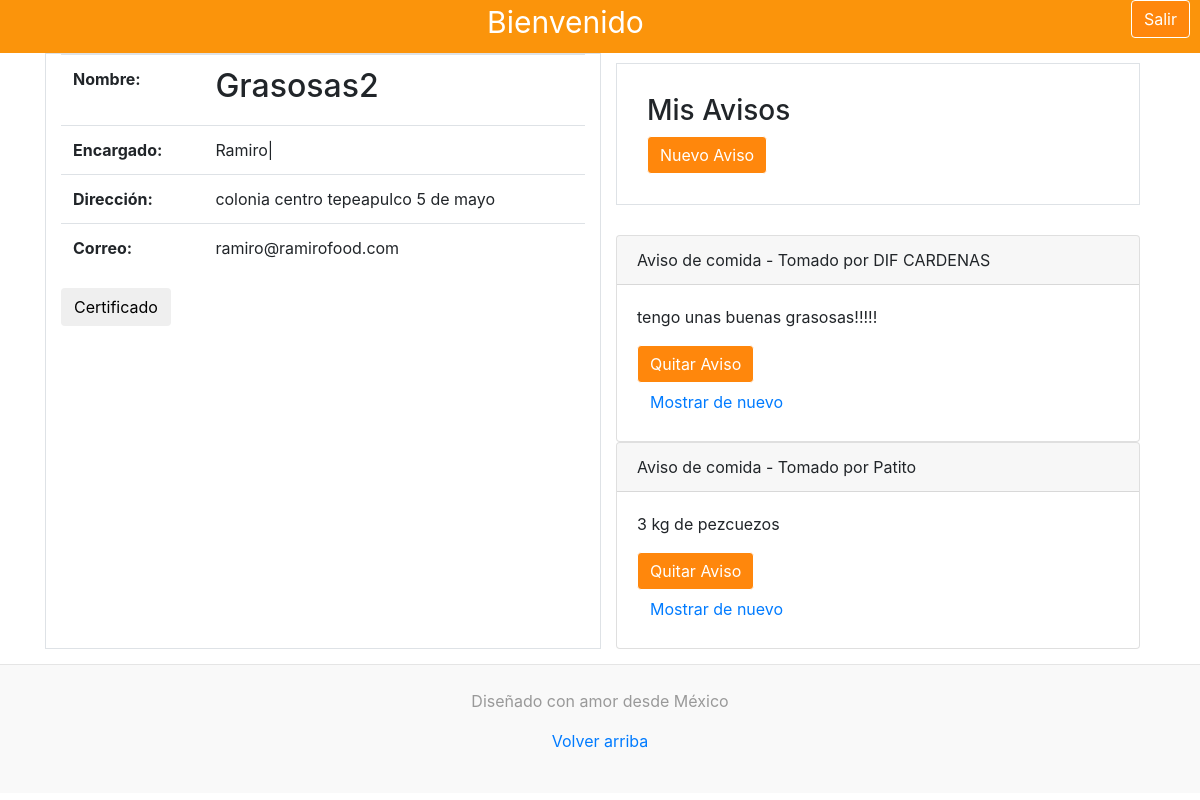
The app's page /inicio-restaurant.php (signed in) with its own data.
### tables this page shows
CREATE TABLE `restaurantes` (
  `id_restaurante` int(11) NOT NULL,
  `nombre` text NOT NULL,
  `encargado` text NOT NULL,
  `direccion` text NOT NULL,
  `correo` text NOT NULL,
  `contrasena` text NOT NULL
);

CREATE TABLE `avisos` (
  `id_aviso` int(11) NOT NULL,
  `id_restaurante` int(11) NOT NULL,
  `informacion` text NOT NULL,
  `id_asociacion` int(11) DEFAULT NULL
);

CREATE TABLE `asociaciones` (
  `id_asociacion` int(11) NOT NULL,
  `asociacion` text NOT NULL,
  `informacion` text NOT NULL,
  `correo` text NOT NULL,
  `contrasena` text NOT NULL
);

### inicio-restaurant.php (the view, shortened to what this page needs)
<?php
    $host = 'localhost';
    $user = 'admin';
    $pass = 'adminmysqli';
    $datb = 'id9670846_tacobd';
    $conectar = new mysqli($host, $user, $pass, $datb);
    $id_restaurante = $_SESSION['id_restaurante'];
    $nombre = $_SESSION['nombre'];
    $restaurant="SELECT * FROM restaurantes WHERE id_restaurante=".$id_restaurante;
    $result1=$conectar->query($restaurant);
    $row = $result1->fetch_array();
    $encargado = $row["encargado"];
    $direccion = $row["direccion"];
    $correo = $row["correo"];
    $avisos="SELECT * FROM avisos WHERE id_restaurante=".$id_restaurante;
    $resultAviso=$conectar->query($avisos);
?>
<!DOCTYPE html>
<html>
<head>
    <link rel="stylesheet" href="css/bootstrap.min.css">
    <link rel="stylesheet" href="css/estilos.css">
</head>
<body>
  <div class="stickyBienvenida">
    <label>Bienvenido</label>
    <a id="boton-salir" href="desconectar-usuario.php" class="btn btn-primary">Salir</a>
  </div>
  <div class="container">
    <div class="row mx-auto">
      <div class="col border">
          <table class="table">
              <tbody>
                <tr>
                  <th scope="row">Nombre:</th>
                  <td><h2 id="nombre"><?php echo $nombre ?></h2></td>
                </tr>
                <tr>
                    <th scope="row">Encargado:</th>
                    <td id="encargado"><?php echo $encargado ?></td>
                </tr>
                <tr>
                  <th scope="row">Dirección:</th>
                  <td id="dirección"><?php echo$direccion ?></td>
                </tr>
                <tr>
                  <th scope="row">Correo:</th>
                  <td id="correo"><?php echo $correo ?></td>
                </tr>
              </tbody>
            </table>
            <form action="" method="POST">
              <button type="submit" name="generarCertificado" class="btn btn-secundary">Certificado</button>
            </form>
            <br>
      </div>
      <div class="col">
          <div class="aviso-control border">
            <h3>Mis Avisos</h3>
            <a href="aviso.php" class="btn btn-primary">Nuevo Aviso</a>
          </div>
          <?php
            if($resultAviso->num_rows != 0){
                while($row = $resultAviso->fetch_array()){
                    if($row['id_asociacion'] == null){
                        $status = "En espera";
                        $nombreAsoci = '';
                    }
                    else{
                        $status = "Tomado";
                        $asociacion="SELECT asociacion FROM asociaciones WHERE id_asociacion=".$row['id_asociacion'];
                        $resulAsoci=$conectar->query($asociacion);
                        $asociacion = $resulAsoci->fetch_array();
                        $nombreAsoci = ' por '.$asociacion["asociacion"];
                    }
                    echo    '<div class="card">
                              <div class="card-header">Aviso de comida - '.$status.' '.$nombreAsoci.'</div>
                              <div class="card-body">
                                <p class="card-text">'.$row["informacion"].'</p>
                                 <form method="POST">
                          			<input type="hidden" name="id-aviso-quitar" value="'.$row['id_aviso'].'">
                          			<button type="submit" class="btn btn-primary">Quitar Aviso</button>
                        		</form>';
                              if($status == "Tomado"){
                                echo'
                                <form method="POST">
                          			<input type="hidden" name="id-aviso-mostrar" value="'.$row['id_aviso'].'">
                          			<button type="submit" class="btn btn-link">Mostrar de nuevo</button>
                        		</form>
                                ';
                              }
                   echo      '  </div>
                          </div>';
                }
            }else{
                echo "<h3>Aún no tiene avisos</h3>";
            }?>
      </div>
    </div>
  </div>
  <footer class="blog-footer">
    <p>Diseñado con amor desde México  </p>
    <p><a href="#">Volver arriba</a></p>
  </footer>
</body>
</html>

### css/estilos.css (style rules this page uses)
body { background-color:white; }
.stickyBienvenida { position: sticky; text-align: center; background: rgb(251, 148, 11); color: white; font-size: 30px; }
.stickyBienvenida label { font-size:30px; }
.btn-primary { background-color:rgb(255, 135, 12); border-color: rgb(255, 255, 255); }
#boton-salir { float: right; margin-right: 10px; }
.aviso-control { margin-top: 10px; margin-bottom: 30px; padding: 30px; }
.blog-footer { padding: 1.5rem 0; color: #999; text-align: center; background-color: #f9f9f9; border-top: .05rem solid #e5e5e5; margin-top: 15px; }

### records on screen
restaurantes: encargado "Ramiro|", direccion "colonia centro tepeapulco 5 de mayo", correo "ramiro@ramirofood.com"
avisos: id_asociacion "Tomado", id_asociacion.asociacion "por DIF CARDENAS", informacion "tengo unas buenas grasosas!!!!!"
avisos: id_asociacion "Tomado", id_asociacion.asociacion "por Patito", informacion "3 kg de pezcuezos"

### other values on screen
$nombre "Grasosas2"
